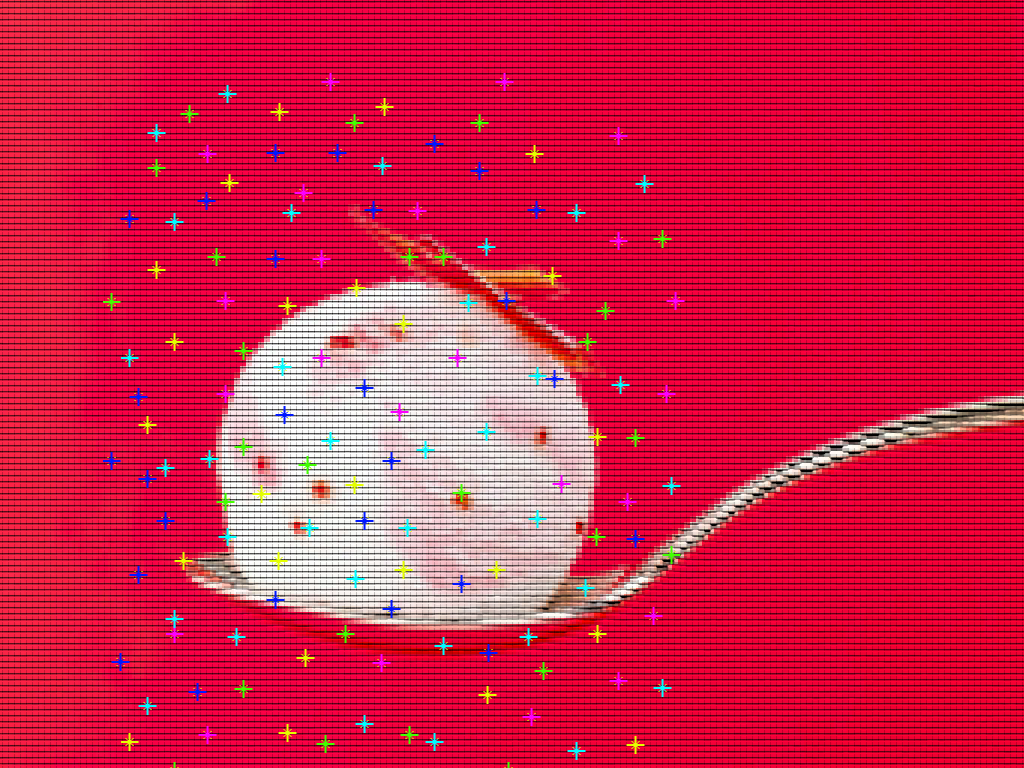

This game map was drawn from its Tiled (.tmx) file and the tilesets committed beside it. A one-line description and the trimmed map source follow:
An orthogonal 1x1 tile map with 1024x768 px tiles, 1 tile layer (background) and 2 objects (text, event).

<map version="1.0" orientation="orthogonal" width="1" height="1" tilewidth="1024" tileheight="768">
 <tileset firstgid="1" name="Prolog" tilewidth="1024" tileheight="768">
  <image source="../../assets/screens/Prolog.png" width="1024" height="768" />
 </tileset>
 <layer name="background" width="1" height="1">
  <properties>
   <property name="loadmap" value="dorf_map" />
  </properties>
  <data>[1 cells, 1 non-empty, 1 distinct tile ids]</data>
 </layer>
 <objectgroup name="objects" width="1" height="1" visible="0">
  <object name="Text" type="text" x="31" y="491" width="961" height="253">
   <properties>
    <property name="source" value="prolog" />
   </properties>
  </object>
  <object name="event" type="event" x="1012" y="758">
   <properties>
    <property name="input" value="enter" />
    <property name="target" value="prolog2" />
    <property name="trigger" value="mapchange" />
   </properties>
  </object>
 </objectgroup>
</map>
